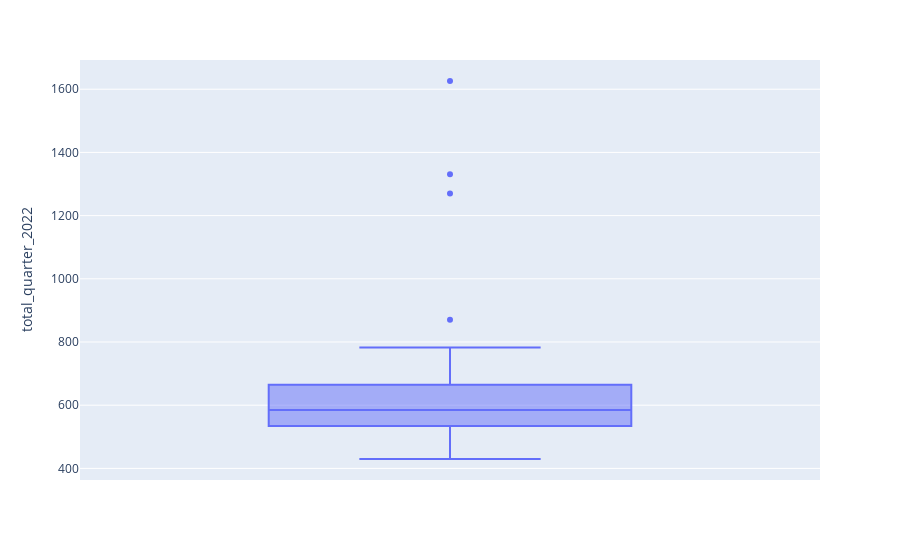

Write notebook code for a chart like this one.
### Code cell
px.box(wage, y='total_quarter_2022' )

### Figure 1 — Plotly figure (JSON) as saved in the notebook; plotly's stock layout.template omitted (floating-point values rounded to 4 significant figures)
{"data": [{"alignmentgroup": "True", "hovertemplate": "total_quarter_2022=%{y}<extra></extra>", "legendgroup": "", "marker": {"color": "#636efa"}, "name": "", "notched": false, "offsetgroup": "", "orientation": "v", "showlegend": false, "type": "box", "x0": " ", "xaxis": "x", "y": [514.1, 607, 584.5, 626.3, 542.4, 719.1, 870.6, 429.7, 468.9, 523.1, 544.1, 571.9, 782.3, 649, 694.1, 512.4, 1270.0, 549.7, 537, 581.9, 710.5, 479.7, 1331.0, 539.6, 524, 548, 589.3, 611.9, 497.5, 652.1, 655, 625.2, 1626], "y0": " ", "yaxis": "y"}], "layout": {"boxmode": "group", "legend": {"tracegroupgap": 0}, "margin": {"t": 60}, "xaxis": {"anchor": "y", "domain": [0, 1]}, "yaxis": {"anchor": "x", "domain": [0, 1], "title": {"text": "total_quarter_2022"}}}}
